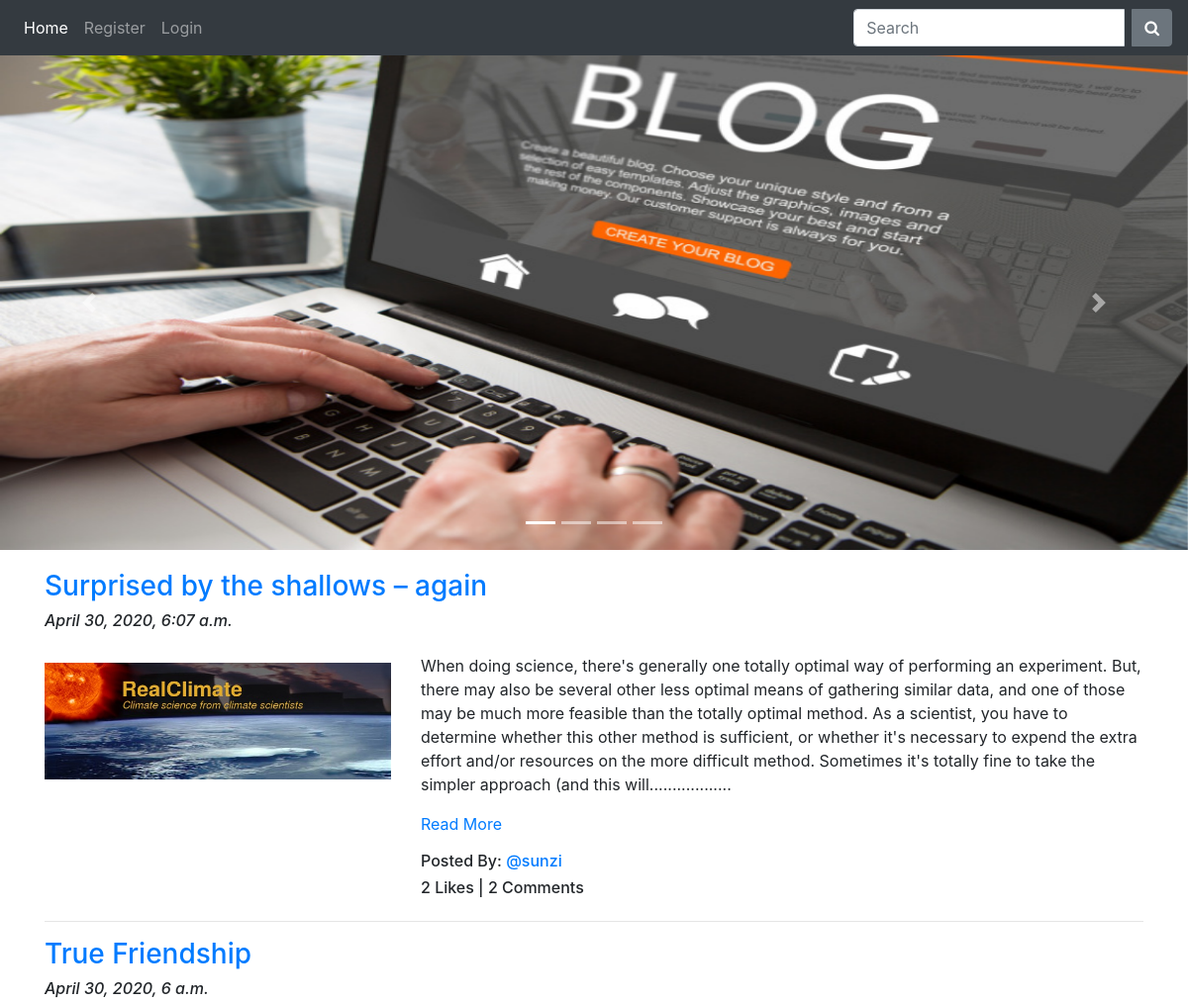
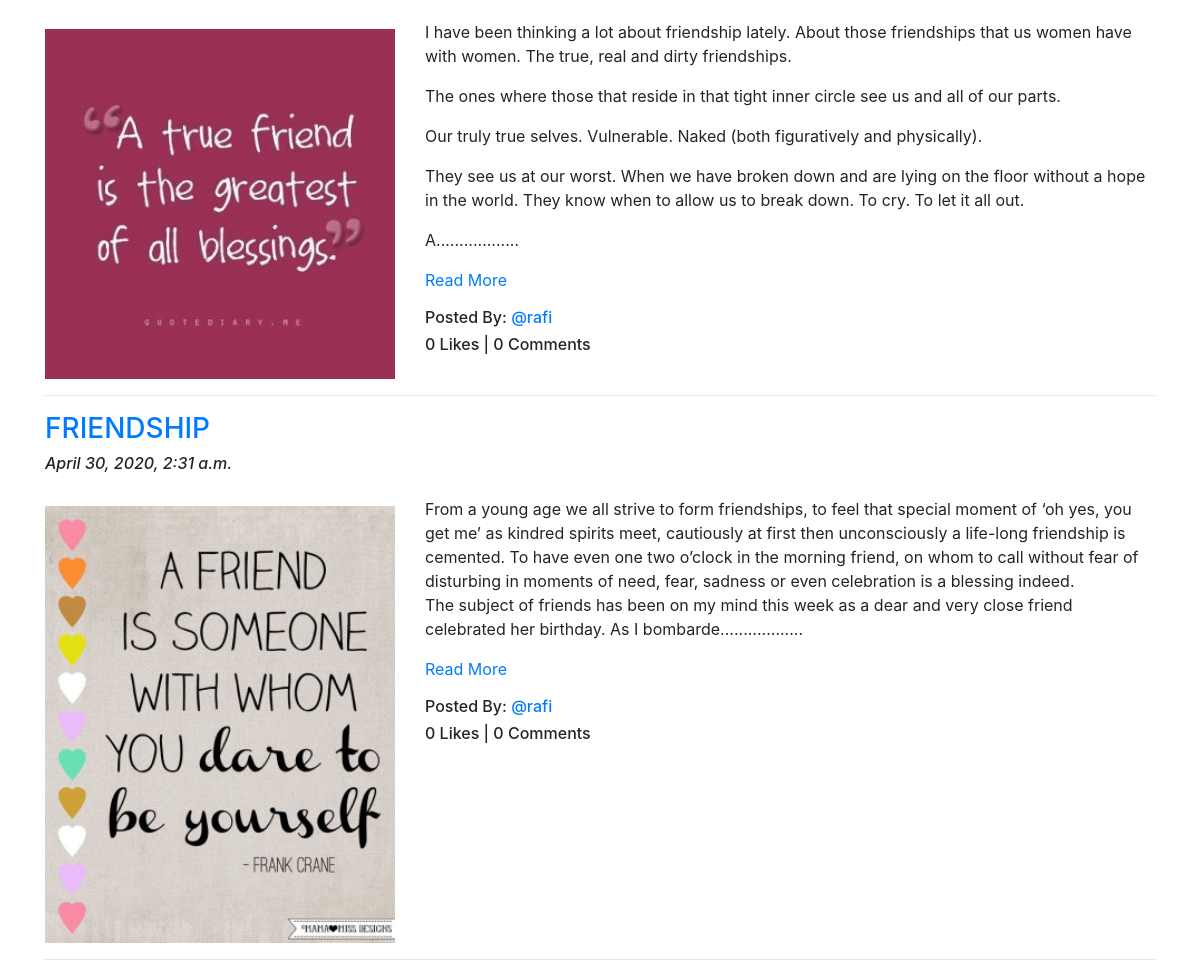
Screenshot of /blog/ with the database file from the repository (2 pictures, top to bottom).
### App_Blog/models.py (models this page shows)
class Blog(models.Model):
    author = models.ForeignKey(User, on_delete=models.CASCADE, related_name='post_author')
    blog_title = models.CharField(max_length=250, verbose_name="Put a Title Here")
    slug = models.SlugField(max_length=250, unique=True)
    blog_content = models.TextField(verbose_name="What is on your mind?")
    blog_image = models.ImageField(upload_to='blog_images', verbose_name="Image")
    publish_date = models.DateTimeField(auto_now_add=True)
    update_date = models.DateTimeField(auto_now=True)
    class Meta:
        ordering = ['-publish_date',]

### App_Blog/views.py (the view)
# urls.py: path('', views.BlogList.as_view(), name='blog_list'),
class BlogList(ListView):
    context_object_name = 'blogs'
    model = Blog
    template_name = 'App_Blog/blog_list.html'

### App_Blog/templatetags/custom_filters.py (called while the page is built)
def range_filter(value):
    return value[0:500] + ".................."

### templates/App_Blog/blog_list.html (shortened to what this page needs)
<!DOCTYPE html>
{% load static %}
<html lang="en" dir="ltr">
<head>
  <link rel="stylesheet" href="https://maxcdn.bootstrapcdn.com/bootstrap/4.4.1/css/bootstrap.min.css">
  <link href="https://maxcdn.bootstrapcdn.com/font-awesome/4.7.0/css/font-awesome.min.css" rel="stylesheet">
</head>
<body>
  <nav class="navbar navbar-expand-sm bg-dark navbar-dark sticky-top">
      <ul class="navbar-nav">
        <li class="nav-item active">
          <a class="nav-link" href="{% url 'index' %}">Home</a>
        </li>
        {% if user.is_authenticated %}
        <li class="nav-item">
          <a class="nav-link" href="{% url 'App_Blog:create_blog' %}">Write Blog</a>
        </li>
        <li class="nav-item dropdown">
          <a class="nav-link dropdown-toggle" href="#" id="navbardrop" data-toggle="dropdown">{{user.first_name }} {{ user.last_name }}</a>
             <div class="dropdown-menu">
               <a class="dropdown-item" href="{% url 'App_Blog:my_blogs' %}">My Blog</a>
               <a class="dropdown-item" href="{% url 'App_Login:profile' %}">My Profile</a>
             </div>
        </li>
        <li class="nav-item">
          <a class="nav-link" href="{% url 'App_Login:log_out' %}">Logout</a>
        </li>
        {% else %}
        <li class="nav-item">
          <a class="nav-link" href="{% url 'App_Login:sign_up' %}">Register</a>
        </li>
        <li class="nav-item">
          <a class="nav-link" href="{% url 'App_Login:log_in' %}">Login</a>
        </li>
        {% endif %}
      </ul>
      <form class="form-inline ml-auto">
            <div class="input-group">
                <input type="text" class="form-control mr-sm-2" placeholder="Search">
                <div class="input-group-append">
                    <button type="button" class="btn btn-secondary"><i class="fa fa-search"></i></button>
                </div>
            </div>
        </form>
  </nav>
  <div id="demo" class="carousel slide" data-ride="carousel">
  <ul class="carousel-indicators">
  <li data-target="#demo" data-slide-to="0" class="active"></li>
  <li data-target="#demo" data-slide-to="1"></li>
  <li data-target="#demo" data-slide-to="2"></li>
  <li data-target="#demo" data-slide-to="3"></li>
  </ul>
  <div class="carousel-inner">
  <div class="carousel-item active">
    <img src="/media/blog_images/1.jpg" alt="Los Angeles" width="600" height="500">
  </div>
  </div>
  <a class="carousel-control-prev" href="#demo" data-slide="prev">
  <span class="carousel-control-prev-icon"></span>
  </a>
  <a class="carousel-control-next" href="#demo" data-slide="next">
  <span class="carousel-control-next-icon"></span>
  </a>
  </div>
<div class="container" style="padding-top:20px">
    {% load custom_filters %}
    {% block body_block %}
    {% for blog in blogs %}
  <h3 class="text-primary">{{blog.blog_title}}</h3>
  <h6><i>{{blog.publish_date}}</i></h6>
  <div class="row">
    <div class="col-sm-4" style="padding-top:25px">
      <img src="/media/{{blog.blog_image}}" alt="{{blog.blog_title}}" title="{{blog.blog_title}}" width="100%">
    </div>
    <div class="col-sm-8">
      <p>{{blog.blog_content|range_filter|linebreaks}} <a href="{% url 'App_Blog:blog_details' slug=blog.slug %}">Read More</a></p>
      <h6>Posted By: <a href="#">@{{blog.author}}</a></h6>
      <h6>{{blog.liked_blog.count}} Likes | {{blog.blog_comment.count }} Comments </h6>
    </div>
  </div>
  <hr>
  {% endfor %}
  {% endblock %}
</div>

### templates/App_Blog/blog_list.html (style rules this page uses)
.carousel-inner img { width: 100%; }

### rows the page displays
Blog: blog_title "Surprised by the shallows – again", publish_date "April 30, 2020, 6:07 a.m.", blog_image (picture), blog_content|range_filter "When doing science, there's generally one totally optimal way of performing an experiment. But, there may also be several other less optimal means of gathering similar data, and one of those may be much more feasible than the totally optimal method. As a scientist, you have to determine whether this other method is sufficient, or whether it's necessary to expend the extra effort and/or resources on the more difficult method. Sometimes it's totally fine to take the simpler approach (and this will..................", author "sunzi", liked_blog.count "2", blog_comment.count "2"
Blog: blog_title "True Friendship", publish_date "April 30, 2020, 6 a.m.", blog_image (picture), blog_content|range_filter "I have been thinking a lot about friendship lately. About those friendships that us women have with women. The true, real and dirty friendships. The ones where those that reside in that tight inner circle see us and all of our parts. Our truly true selves. Vulnerable. Naked (both figuratively and physically). They see us at our worst. When we have broken down and are lying on the floor without a hope in the world. They know when to allow us to break down. To cry. To let it all out. A..................", author "rafi", liked_blog.count "0", blog_comment.count "0"
Blog: blog_title "FRIENDSHIP", publish_date "April 30, 2020, 2:31 a.m.", blog_image (picture), blog_content|range_filter "From a young age we all strive to form friendships, to feel that special moment of ‘oh yes, you get me’ as kindred spirits meet, cautiously at first then unconsciously a life-long friendship is cemented. To have even one two o’clock in the morning friend, on whom to call without fear of disturbing in moments of need, fear, sadness or even celebration is a blessing indeed. The subject of friends has been on my mind this week as a dear and very close friend celebrated her birthday. As I bombarde..................", author "rafi", liked_blog.count "0", blog_comment.count "0"
